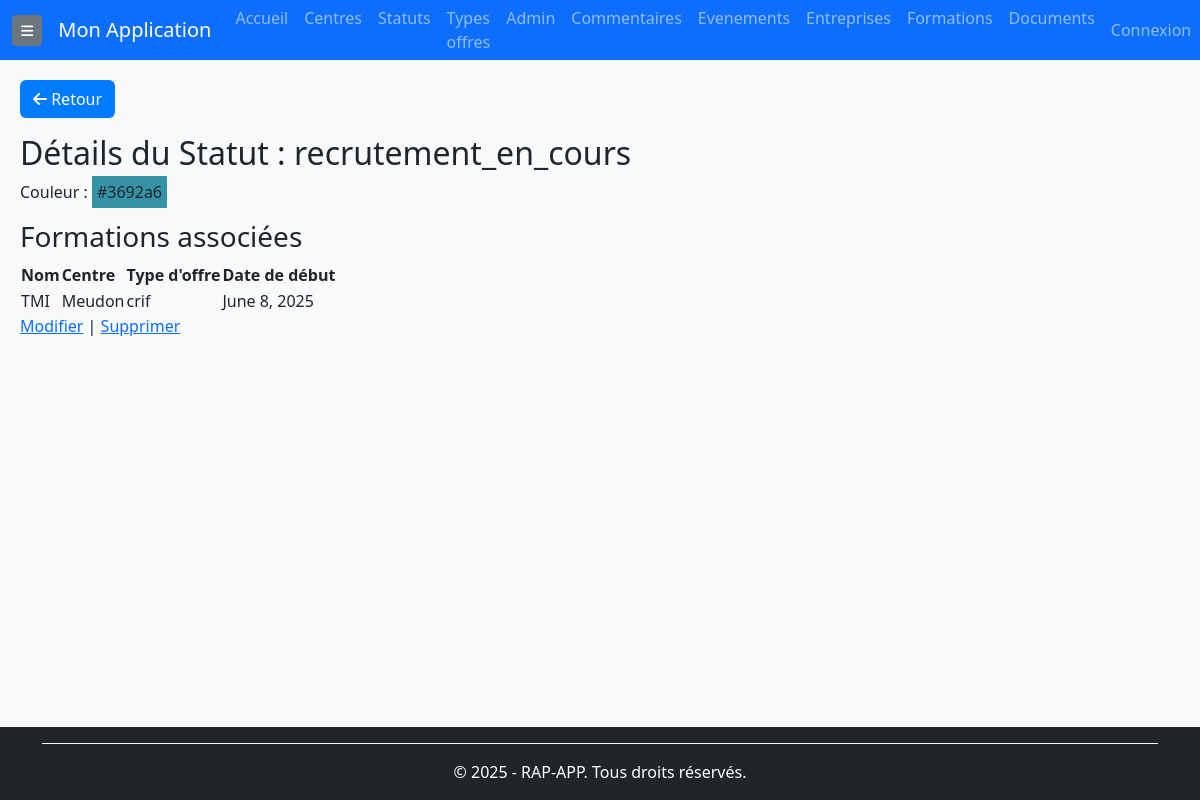
Page /statuts/2/ (signed in) on the earlier database version.
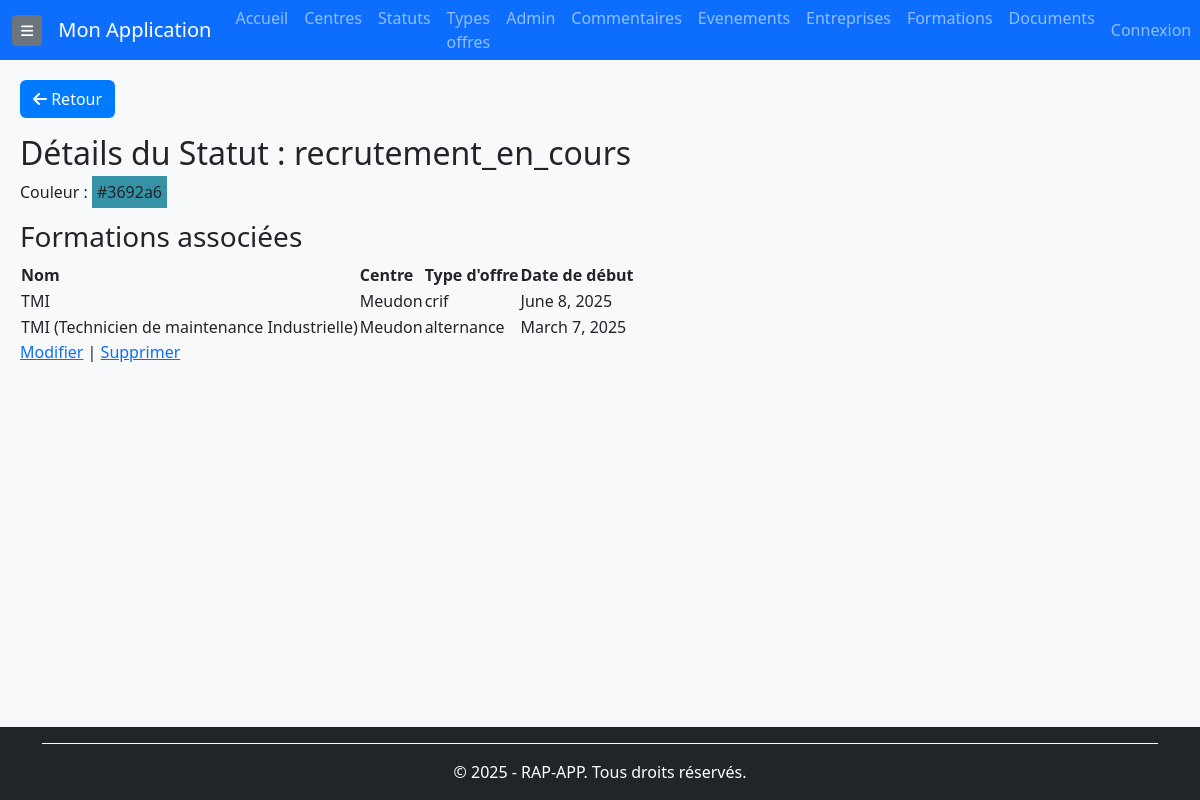
Same page on the later database version.
### rap_app/models/formations.py (models this page shows, shortened)
class Formation(BaseModel):
    nom = models.CharField(max_length=255, verbose_name="Nom de la formation")
    centre = models.ForeignKey(Centre, on_delete=models.CASCADE, related_name='formations', verbose_name="Centre de formation")
    type_offre = models.ForeignKey(TypeOffre, on_delete=models.CASCADE, related_name="formations", verbose_name="Type d'offre")
    statut = models.ForeignKey(Statut, on_delete=models.CASCADE, related_name="formations", verbose_name="Statut de la formation")
    start_date = models.DateField(null=True, blank=True, verbose_name="Date de début")
    end_date = models.DateField(null=True, blank=True, verbose_name="Date de fin")
    num_kairos = models.CharField(max_length=50, null=True, blank=True, verbose_name="Numéro Kairos")
    num_offre = models.CharField(max_length=50, null=True, blank=True, verbose_name="Numéro de l'offre")
    num_produit = models.CharField(max_length=50, null=True, blank=True, verbose_name="Numéro du produit")
    prevus_crif = models.PositiveIntegerField(default=0, verbose_name="Places prévues CRIF")
    prevus_mp = models.PositiveIntegerField(default=0, verbose_name="Places prévues MP")
    inscrits_crif = models.PositiveIntegerField(default=0, verbose_name="Inscrits CRIF")
    inscrits_mp = models.PositiveIntegerField(default=0, verbose_name="Inscrits MP")
    assistante = models.CharField(max_length=255, null=True, blank=True, verbose_name="Assistante")
    cap = models.PositiveIntegerField(null=True, blank=True, verbose_name="Capacité maximale")
    convocation_envoie = models.BooleanField(default=False, verbose_name="Convocation envoyée")
    entresformation = models.PositiveIntegerField(default=0, verbose_name="Entrées en formation")
    nombre_candidats = models.PositiveIntegerField(default=0, verbose_name="Nombre de candidats")
    nombre_entretiens = models.PositiveIntegerField(default=0, verbose_name="Nombre d'entretiens")
    nombre_evenements = models.PositiveIntegerField(default=0, verbose_name="Nombre d'événements")
    dernier_commentaire = models.TextField(null=True, blank=True, verbose_name="Dernier commentaire")
    entreprises = models.ManyToManyField(Entreprise, related_name="formations", verbose_name="Partenaires", blank=True)
    utilisateur = models.ForeignKey(User, on_delete=models.SET_NULL, null=True, blank=True,related_name="formations_creees",verbose_name="Créé par" )
    objects = FormationManager()
    class Meta:
        verbose_name = "Formation"
        verbose_name_plural = "Formations"
        ordering = ['-start_date', 'nom']
        indexes = [
            models.Index(fields=['start_date']),
            models.Index(fields=['end_date']),
            models.Index(fields=['nom']),
        ]

### rap_app/models/centres.py (models this page shows, shortened)
class Centre(BaseModel):
    nom = models.CharField(
        max_length=255,
        unique=True,  # 🔹 Garantit qu'un centre a un nom unique
        verbose_name="Nom du centre"
    )
    code_postal = models.CharField(
        max_length=5,  # 🔹 Limité à 5 caractères au lieu de 10
        null=True,
        blank=True,
        verbose_name="Code postal",
        validators=[
            RegexValidator(
                regex=r'^\d{5}$',
                message="Le code postal doit contenir exactement 5 chiffres"
            )
        ]
    )
    class Meta:
        verbose_name = "Centre"
        verbose_name_plural = "Centres"
        ordering = ['nom']
        indexes = [
            models.Index(fields=['nom']),  # 🔹 Index pour optimiser les recherches par nom
            models.Index(fields=['code_postal']),  # 🔹 Index pour les recherches par code postal
        ]

### rap_app/models/types_offre.py (models this page shows, shortened)
class TypeOffre(BaseModel):
    CRIF = 'crif'
    ALTERNANCE = 'alternance'
    POEC = 'poec'
    POEI = 'poei'
    TOSA = 'tosa'
    AUTRE = 'autre'
    NON_DEFINI = 'non_defini'
    TYPE_OFFRE_CHOICES = [
        (CRIF, 'CRIF'),
        (ALTERNANCE, 'Alternance'),
        (POEC, 'POEC'),
        (POEI, 'POEI'),
        (TOSA, 'TOSA'),
        (AUTRE, 'Autre'),
        (NON_DEFINI, 'Non défini'),
    ]
    nom = models.CharField(
        max_length=100,
        choices=TYPE_OFFRE_CHOICES,
        default=NON_DEFINI,
        verbose_name="Type d'offre"
    )
    """
    Nom du type d'offre, avec une liste de choix prédéfinis.
    """
    autre = models.CharField(
        max_length=255,
        blank=True,  # Suppression de null=True pour éviter les valeurs NULL sur un CharField
        verbose_name="Autre (personnalisé)"
    )
    """
    Champ permettant de spécifier un type personnalisé si "Autre" est sélectionné.
    """
    class Meta:
        verbose_name = "Type d'offre"
        verbose_name_plural = "Types d'offres"
        ordering = ['nom']
        constraints = [
            models.UniqueConstraint(
                fields=['autre'],
                name='unique_autre_non_null',
                condition=models.Q(nom='autre', autre__isnull=False)
            )
        ]  # Empêche d'avoir plusieurs fois la même valeur personnalisée 'Autre'

### rap_app/views/statuts_views.py (the view)
# urls.py: path('statuts/<int:pk>/', statuts_views.StatutDetailView.as_view(), name='statut-detail'),
class StatutDetailView(BaseDetailView):
    model = Statut
    context_object_name = 'statut'
    template_name = 'statuts/statut_detail.html'  # ✅ Ajout du chemin du template
    def get_context_data(self, **kwargs):
        context = super().get_context_data(**kwargs)
        context['formations'] = Formation.objects.filter(
            statut=self.object
        ).select_related('centre', 'type_offre').order_by('-start_date')
        return context

### rap_app/templates/statuts/statut_detail.html (shortened to what this page needs)
{% extends "base.html" %}
{% block content %}
{% include "composants/bouton_retour.html" %}
<h2>Détails du Statut : {{ statut.nom }}</h2>
<p>Couleur : <span style="background-color: {{ statut.couleur }}; padding: 5px;">{{ statut.couleur }}</span></p>
<h3>Formations associées</h3>
<table>
    <thead>
        <tr>
            <th>Nom</th>
            <th>Centre</th>
            <th>Type d'offre</th>
            <th>Date de début</th>
        </tr>
    </thead>
    <tbody>
        {% for formation in formations %}
        <tr>
            <td>{{ formation.nom }}</td>
            <td>{{ formation.centre.nom }}</td>
            <td>{{ formation.type_offre.nom }}</td>
            <td>{{ formation.start_date }}</td>
        </tr>
        {% empty %}
        <tr><td colspan="4">Aucune formation associée.</td></tr>
        {% endfor %}
    </tbody>
</table>
<a href="{% url 'statut-update' statut.pk %}">Modifier</a> |
<a href="{% url 'statut-delete' statut.pk %}">Supprimer</a>
{% endblock %}

Differences in the rows shown:
added Formation: nom "TMI (Technicien de maintenance Industrielle)", centre.nom "Meudon", type_offre.nom "alternance", start_date "March 7, 2025"
